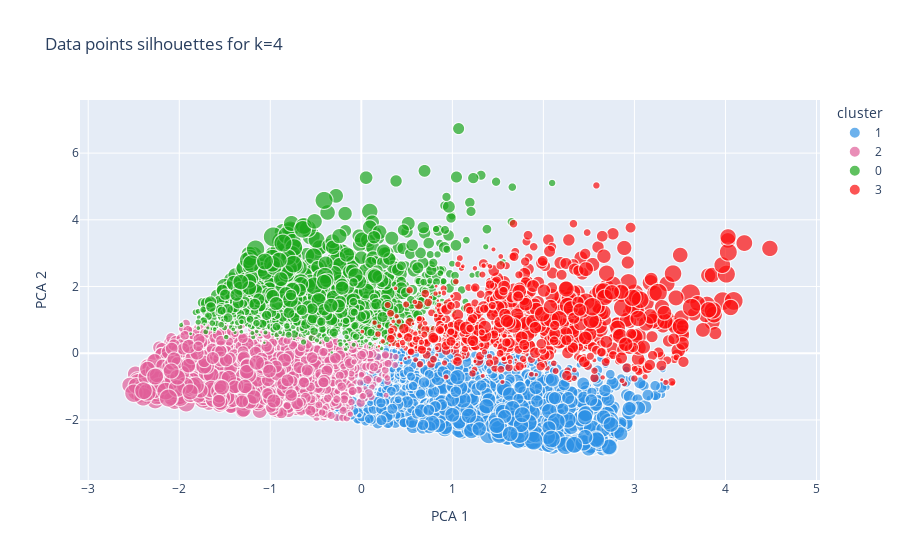

Notebook code for this chart:
### Markdown cell above
### Clustering with optimal K

### Code cell
# Find Optimal K
optimal_k = k_range[np.argmax(silhouette_avg_scores)]
kmeans_opt = KMeans(n_clusters=optimal_k, random_state=42)
cluster_labels = kmeans_opt.fit_predict(clustering_dataset)
sample_silhouette_values = silhouette_samples(clustering_dataset, cluster_labels)

# Visualize datapoints for  optimal K
clustering_dataset["cluster"] = cluster_labels.astype(str)
clustering_dataset["silhouette"] = sample_silhouette_values
scaler = MinMaxScaler()
clustering_dataset["silhouette"] = scaler.fit_transform(sample_silhouette_values.reshape(-1, 1)).flatten()
fig_points = px.scatter(
    clustering_dataset,
    x="PCA 1",
    y="PCA 2",
    color="cluster",
    size="silhouette",
    color_discrete_sequence=px.colors.qualitative.Dark24,
    title=f"Data points silhouettes for k={optimal_k}"
)
fig_points.show()

### Figure 1 — Plotly figure (JSON) as saved in the notebook; plotly's stock layout.template omitted (floating-point values rounded to 4 significant figures; data arrays with more than 128 entries replaced by an {"elided": "..."} marker saying what was removed)
{"data": [{"hovertemplate": "cluster=1<br>PCA 1=%{x}<br>PCA 2=%{y}<br>silhouette=%{marker.size}<extra></extra>", "legendgroup": "1", "marker": {"color": "#2E91E5", "size": {"elided": "1178 float values"}, "sizemode": "area", "sizeref": 0.0025, "symbol": "circle"}, "mode": "markers", "name": "1", "showlegend": true, "type": "scattergl", "x": {"elided": "1178 float values"}, "xaxis": "x", "y": {"elided": "1178 float values"}, "yaxis": "y"}, {"hovertemplate": "cluster=2<br>PCA 1=%{x}<br>PCA 2=%{y}<br>silhouette=%{marker.size}<extra></extra>", "legendgroup": "2", "marker": {"color": "#E15F99", "size": {"elided": "1871 float values"}, "sizemode": "area", "sizeref": 0.0025, "symbol": "circle"}, "mode": "markers", "name": "2", "showlegend": true, "type": "scattergl", "x": {"elided": "1871 float values"}, "xaxis": "x", "y": {"elided": "1871 float values"}, "yaxis": "y"}, {"hovertemplate": "cluster=0<br>PCA 1=%{x}<br>PCA 2=%{y}<br>silhouette=%{marker.size}<extra></extra>", "legendgroup": "0", "marker": {"color": "#1CA71C", "size": {"elided": "1179 float values"}, "sizemode": "area", "sizeref": 0.0025, "symbol": "circle"}, "mode": "markers", "name": "0", "showlegend": true, "type": "scattergl", "x": {"elided": "1179 float values"}, "xaxis": "x", "y": {"elided": "1179 float values"}, "yaxis": "y"}, {"hovertemplate": "cluster=3<br>PCA 1=%{x}<br>PCA 2=%{y}<br>silhouette=%{marker.size}<extra></extra>", "legendgroup": "3", "marker": {"color": "#FB0D0D", "size": {"elided": "772 float values"}, "sizemode": "area", "sizeref": 0.0025, "symbol": "circle"}, "mode": "markers", "name": "3", "showlegend": true, "type": "scattergl", "x": {"elided": "772 float values"}, "xaxis": "x", "y": {"elided": "772 float values"}, "yaxis": "y"}], "layout": {"legend": {"itemsizing": "constant", "title": {"text": "cluster"}, "tracegroupgap": 0}, "title": {"text": "Data points silhouettes for k=4"}, "xaxis": {"anchor": "y", "domain": [0, 1], "title": {"text": "PCA 1"}}, "yaxis": {"anchor": "x", "domain": [0, 1], "title": {"text": "PCA 2"}}}}
